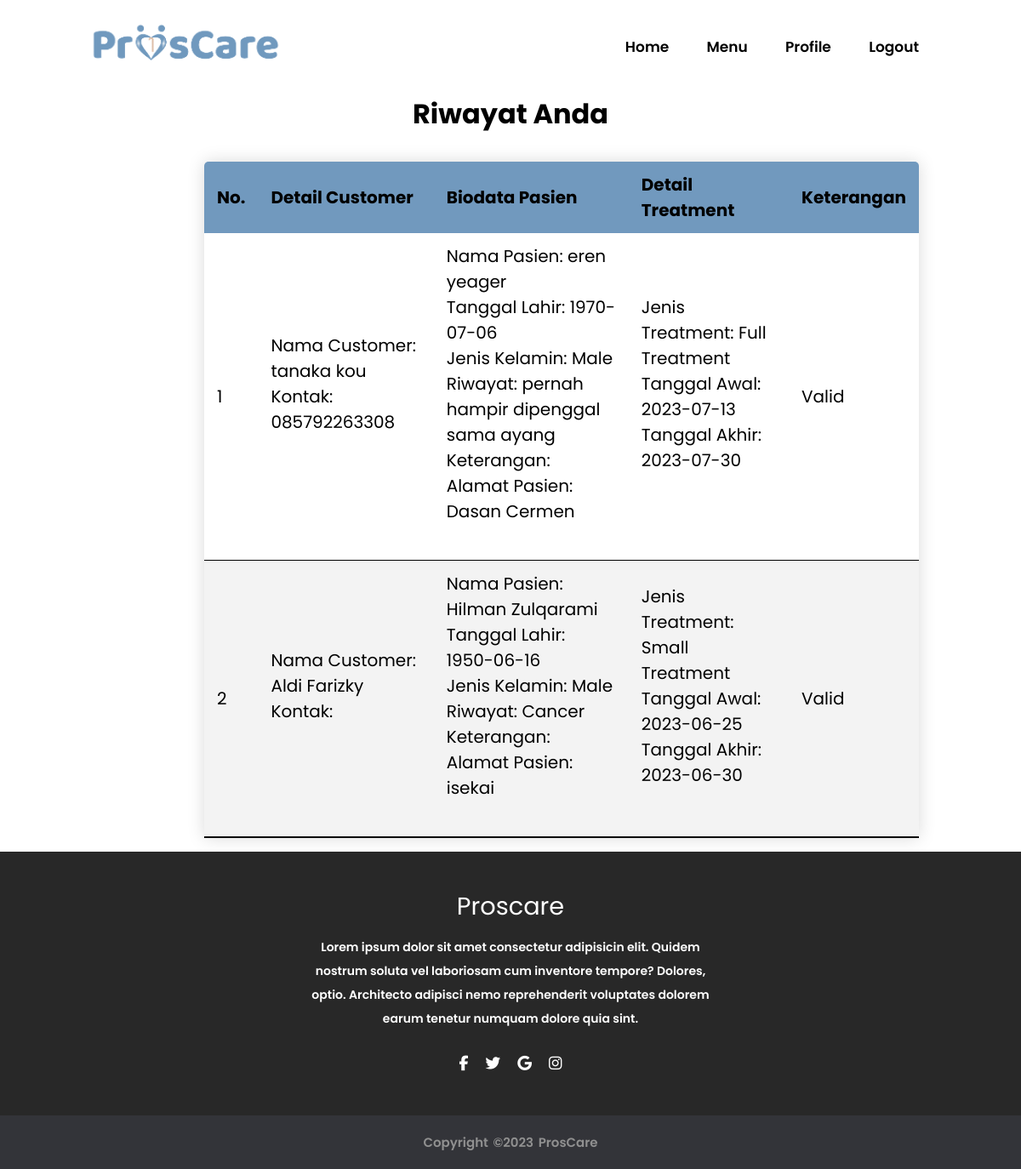
Screenshot of /perawat/jadwal.php (signed in) with the database file from the repository.
### tables this page shows
CREATE TABLE `pasien` (
  `id` int(255) NOT NULL,
  `nama_pasien` varchar(360) DEFAULT NULL,
  `tgl_akhir` date NOT NULL,
  `gender` enum('Male','Female') NOT NULL,
  `tgl_awal_sewa` date NOT NULL,
  `tgl_akhir_sewa` date NOT NULL,
  `riwayat` text NOT NULL,
  `keterangan` text DEFAULT NULL,
  `alamat` text NOT NULL,
  `jenis_treatment` enum('Small','Medium','Full') NOT NULL,
  `id_customer` int(255) NOT NULL,
  `id_perawat` int(255) NOT NULL
);

CREATE TABLE `customer` (
  `id` int(255) NOT NULL,
  `nama` varchar(360) DEFAULT NULL,
  `username` varchar(360) NOT NULL,
  `password` varchar(15) NOT NULL,
  `email` varchar(360) NOT NULL,
  `no_telp` varchar(20) DEFAULT NULL,
  `photo` varchar(360) DEFAULT NULL,
  `id_admin` int(255) NOT NULL
);

CREATE TABLE `transaksi` (
  `no` int(255) NOT NULL,
  `tgl_bayar` date NOT NULL,
  `nominal` bigint(255) NOT NULL,
  `bukti_bayar` varchar(360) DEFAULT NULL,
  `status_pembayaran` varchar(360) DEFAULT NULL,
  `id_admin` int(255) NOT NULL,
  `id_customer` int(255) NOT NULL
);

### loginProscare/koneksi.php (called while the page is built, shortened)
<?php
$koneksi = mysqli_connect("localhost", "root", "", "proscare");
function query($query)
{
   global $koneksi;
   $result = mysqli_query($koneksi, $query);
   $rows = [];
   while ($row = mysqli_fetch_assoc($result)) {
      $rows[] = $row;
   }
   return $rows;
}
?>

### perawat/jadwal.php (the view, shortened to what this page needs)
<?php
require "../loginProscare/koneksi.php";
$id = $_SESSION['idPerawat'];
$data = query("SELECT * FROM customer JOIN pasien ON customer.id = pasien.id_customer WHERE pasien.id_perawat = $id");
$transaksi = query("SELECT transaksi.nominal, transaksi.status_pembayaran FROM transaksi WHERE transaksi.id_customer IN (SELECT customer.id FROM customer WHERE customer.id IN (SELECT pasien.id_customer FROM pasien WHERE pasien.id_perawat = $id))");
?>
<!DOCTYPE html>
<html lang="en">
<head>
   <link rel="stylesheet" href="style.css">
</head>
<body>
   <div class="header">
      <img src="img/logo.png" alt="logo">
      <ul class="nav">
            <li><a href="../customer/Homepage.php"> Home </a></li>
            <li><a href="../perawat/menu.php"> Menu </a></li>
            <li><a href="../Profile/profilePerawat.php"> Profile </a></li>
            <li><a href="../loginProscare/logout.php"> Logout </a></li>
      </ul>
   </div>
   <h1>Riwayat Anda</h1>
      <table class="content-table">
         <thead>
            <tr>
               <th>No.</th>
               <th>Detail Customer</th>
               <th>Biodata Pasien</th>
               <th>Detail Treatment</th>
               <th>Keterangan</th>
            </tr>
         </thead>
         <tbody>
            <?php $i = 1 ?>
            <?php foreach($data as $row) : ?>
               <?php foreach($transaksi as $transaks) ?>
            <tr>
               <td><?= $i ?></td>
               <td>
                  Nama Customer: <?= $row['nama'] ?><br>
                  Kontak: <?= $row['no_telp'] ?><br><br>
               </td>
               <td>
                  Nama Pasien: <?= $row['nama_pasien'] ?><br>
                  Tanggal Lahir: <?= $row['tgl_akhir'] ?><br>
                  Jenis Kelamin: <?= $row['gender'] ?><br>
                  Riwayat: <?= $row['riwayat'] ?><br>
                  Keterangan: <?= $row['keterangan'] ?><br>
                  Alamat Pasien: <?= $row['alamat'] ?><br><br>
               </td>
               <td>
                  Jenis Treatment: <?= $row['jenis_treatment'] ?> Treatment<br>
                  Tanggal Awal: <?= $row['tgl_awal_sewa'] ?><br>
                  Tanggal Akhir: <?= $row['tgl_akhir_sewa'] ?><br><br>
               </td>
               <td><?= $transaks['status_pembayaran'] ?></td>
            </tr>
            <?php $i++ ?>
            <?php endforeach ?>
         </tbody>
      </table>
   <footer>
      <div class="footer">
         <h3>Proscare</h3>
         <p>Lorem ipsum dolor sit amet consectetur adipisicin elit. Quidem nostrum soluta vel laboriosam cum inventore tempore? Dolores, optio. Architecto adipisci nemo reprehenderit voluptates dolorem earum tenetur numquam dolore quia sint.</p>
         <ul class="social">
           <li><a href="#"><i class="fa fa-facebook"></i></a></li>
           <li><a href="#"><i class="fa fa-twitter"></i></a></li>
           <li><a href="#"><i class="fa fa-google"></i></a></li>
           <li><a href="#"><i class="fa fa-instagram"></i></a></li>
         </ul>
      </div>
      <div class="bottom">
         <p>copyright &copy;2023 ProsCare</p>
      </div>
   </footer>
</body>
</html>

### perawat/style.css (style rules this page uses)
* { box-sizing: border-box; margin: 0; padding: 0; }
body { font-family: "Poppins", serif; }
img { height: 60px; cursor: pointer; }
li, a { font-family: "Poppins"; font-weight: 520; font-size: 17px; color: black; text-decoration: none; }
.header { display: flex; justify-content: space-between; align-items: center; padding: 25px 100px; position: relative; background-color: #fff; }
.nav { list-style: none; }
.nav li { display:inline-block; padding: 0 20px; }
h1 { text-align: center; padding-bottom: 2rem; }
.content-table { border-collapse: collapse; margin-left: 15rem ; font-size: 20px; width: 70%; border-radius: 5px 5px 0 0; overflow: hidden; box-shadow: 0 0 20px rgba(0, 0, 0, 0.15); margin-bottom: 1rem; }
.content-table thead tr { background-color: #7199BE; color: black; text-align: left; font-weight: bold; }
.content-table th, .content-table td { padding: 12px 15px; }
.content-table tbody tr { border-bottom: 1px solid black; }
.content-table tbody tr:nth-of-type(even) { background-color: #f3f3f3; }
.content-table tbody tr:last-of-type { border-bottom: 2px solid black; }
footer { font-family: "Poppins"; font-size: 20px; font-weight: 520; background-color: #282828; height: auto; width: 100%; padding-top: 40px; color: #fff; }
.footer { display: flex; align-items: center; justify-content: center; flex-direction: column; text-align: center; }
.footer h3 { font-size: 1.8rem; font-weight: 400; text-transform: capitalize; line-height: 3rem; display: flex; align-items: center; justify-content: center; }
.footer p { max-width: 500px; margin: 10px auto; line-height: 28px; font-size: 14px; }
.social { list-style: none; display: flex; align-items: center; justify-content: center; margin: 1rem 0 3rem 0; }
.social li { margin: 0 10px; }
.social a i { font-size: 1.1rem; color: #fff; }
.bottom { background: #333439; width: 100%; padding: 20px 0; text-align: center; color: #909090; font-size: 15px; word-spacing: 2px; text-transform: capitalize; }

### rows the page displays
pasien: id_customer.nama "tanaka kou", id_customer.no_telp "085792263308", nama_pasien "eren yeager", tgl_akhir "1970-07-06", gender "Male", riwayat "pernah hampir dipenggal sama ayang", alamat "Dasan Cermen", jenis_treatment "Full", tgl_awal_sewa "2023-07-13", tgl_akhir_sewa "2023-07-30"
transaksi: status_pembayaran "Valid"
pasien: id_customer.nama "Aldi Farizky", nama_pasien "Hilman Zulqarami", tgl_akhir "1950-06-16", gender "Male", riwayat "Cancer", alamat "isekai", jenis_treatment "Small", tgl_awal_sewa "2023-06-25", tgl_akhir_sewa "2023-06-30"
